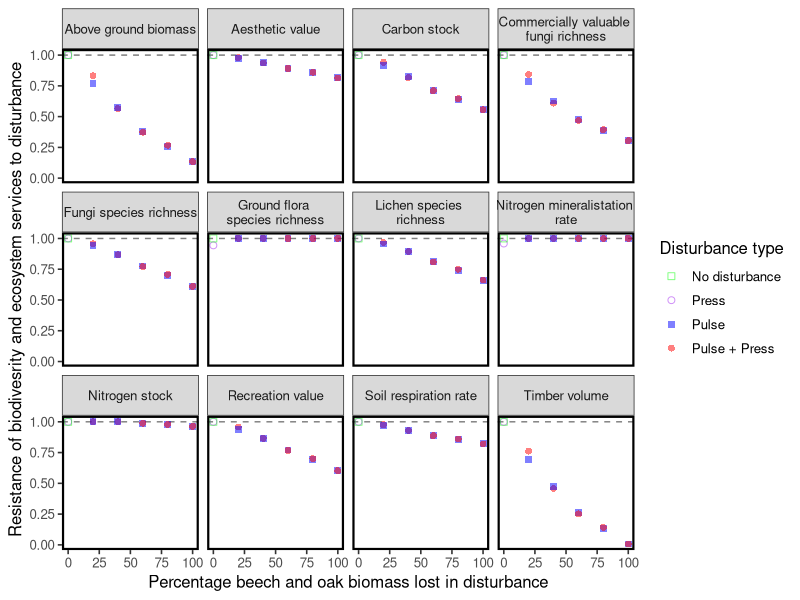
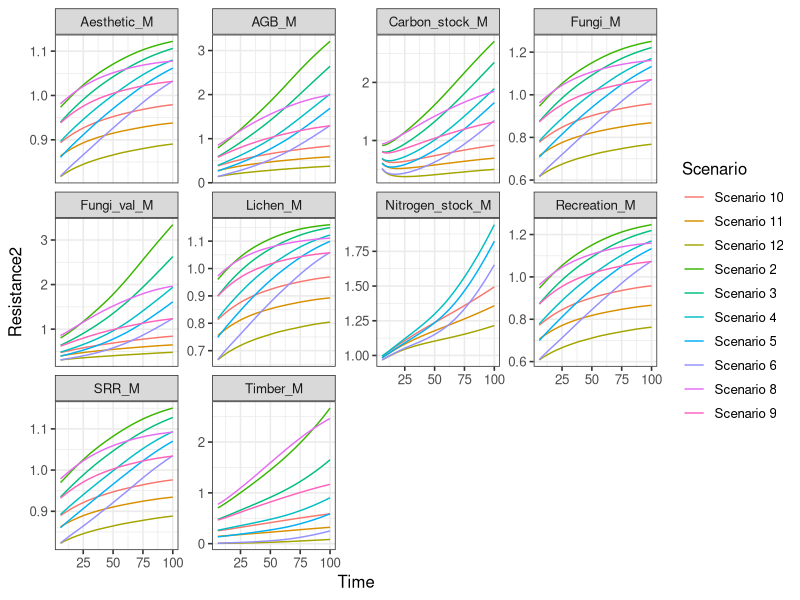
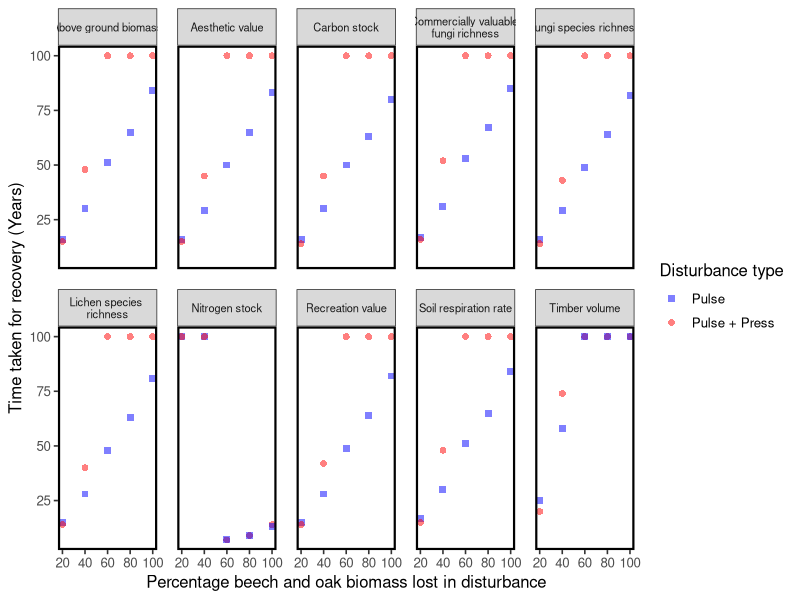
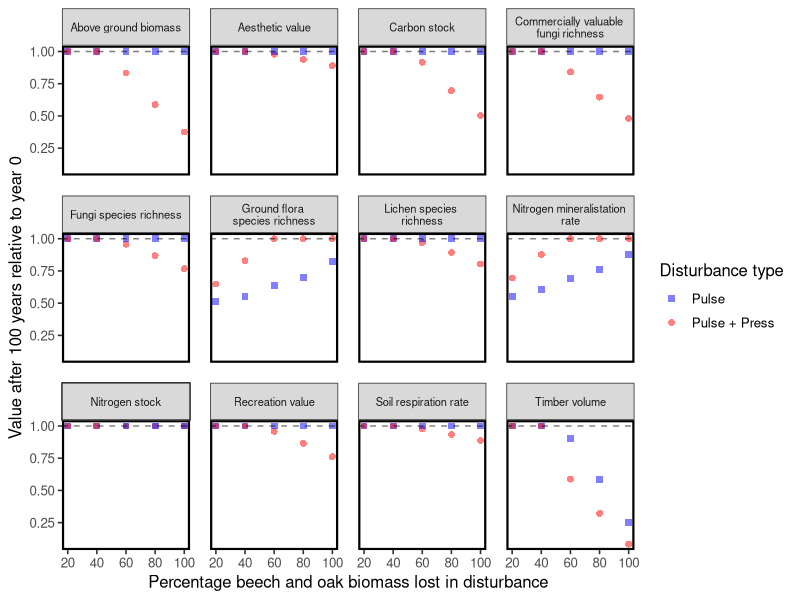
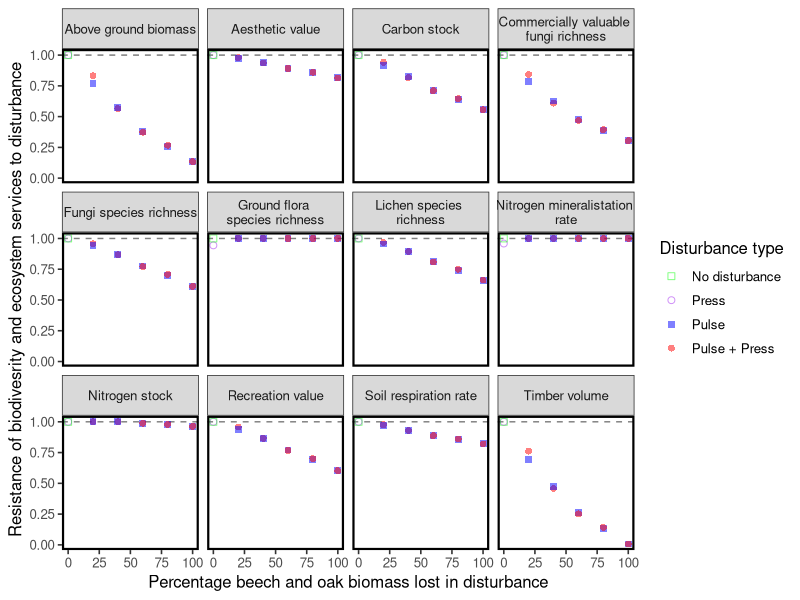
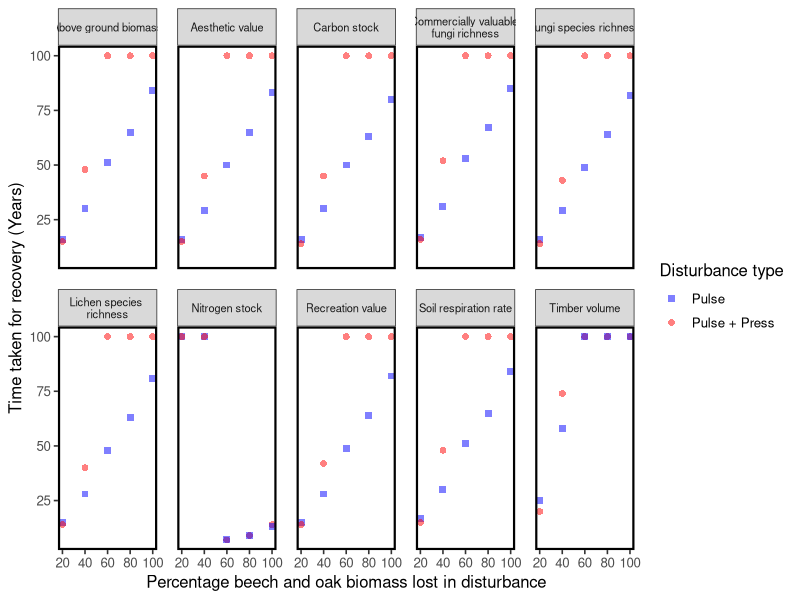
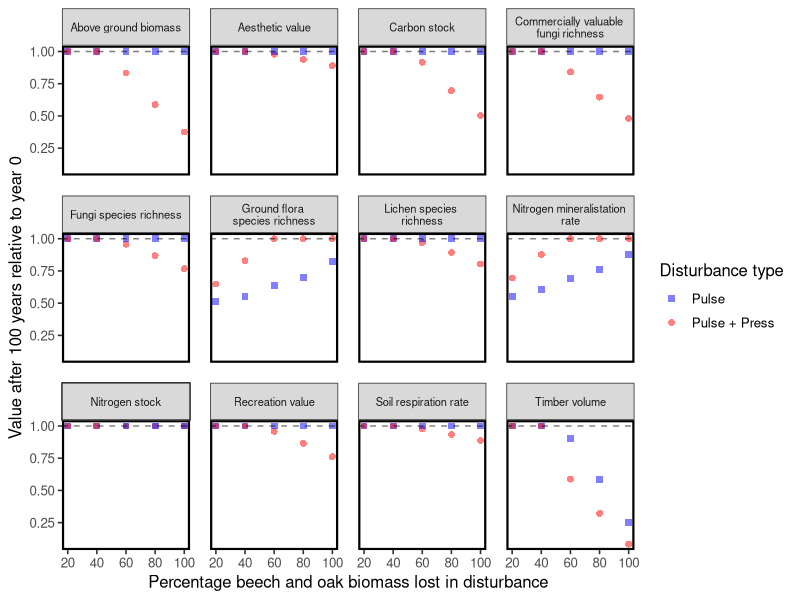

Here is the R script that generated these plots, in order:
#script to calculate the resistance and recovery for different ecosystem services
#at the landscape scale

#load packages
library(ggplot2)
library(tidyr)
library(dplyr)
library(vegan)

#organise data
Eco_summary<-read.csv("Data/R_output/Ecoregion_summary.csv")
Eco_summary<-Eco_summary[order(Eco_summary[,3]),]

#functions to make plotting of figures easier

ES_labeller <- function(var, value){
  value <- as.character(value)
  if (var=="variable") {
    value[value=="Timber_M"]   <- "Timber volume"
    value[value=="Nitrogen_stock_M"]   <- "Nitrogen stock"
    value[value=="Carbon_stock_M"]   <- "Carbon stock"
    value[value=="Recreation_M"]   <- "Recreation value"
    value[value=="Aesthetic_M"]   <- "Aesthetic value"
    value[value=="Lichen_M"]   <- "Lichen species \nrichness"
    value[value=="GF_M"]   <- "Ground flora \nspecies richness"
    value[value=="Fungi_M"]   <- "Fungi species richness"
    value[value=="Min_rate_M"]   <- "Nitrogen mineralistation \nrate"
    value[value=="SRR_M"]   <- "Soil respiration rate"
    value[value=="AGB_M"]   <- "Above ground biomass"
    value[value=="Fungi_val_M"]   <- "Commercially valuable \nfungi richness"
  }
  return(value)
}

Scenario_labeller <- function(var, value){ # lifted bodily from the R Cookbook
  value <- as.character(value)
  if (var=="Scenario") {
    value[value=="Scenario 1"]   <- 0
    value[value=="Scenario 2"]   <- 20
    value[value=="Scenario 3"]   <- 40
    value[value=="Scenario 4"]   <- 60
    value[value=="Scenario 5"]   <- 80
    value[value=="Scenario 6"]   <- 100
    value[value=="Scenario 7"]   <- 0
    value[value=="Scenario 8"]   <- 20
    value[value=="Scenario 9"]   <- 40
    value[value=="Scenario 10"]   <- 60
    value[value=="Scenario 11"]   <- 80
    value[value=="Scenario 12"]   <- 100
  }
  return(value)
}

Scenario_labeller2 <- function(var, value){ # lifted bodily from the R Cookbook
  value <- as.character(value)
  if (var=="Scenario") {
    value[value=="Scenario 1"]   <- "No disturbance"
    value[value=="Scenario 2"]   <- "Pulse"
    value[value=="Scenario 3"]   <- "Pulse"
    value[value=="Scenario 4"]   <- "Pulse"
    value[value=="Scenario 5"]   <- "Pulse"
    value[value=="Scenario 6"]   <- "Pulse"
    value[value=="Scenario 7"]   <- "Press"
    value[value=="Scenario 8"]   <- "Pulse + Press"
    value[value=="Scenario 9"]   <- "Pulse + Press"
    value[value=="Scenario 10"]   <- "Pulse + Press"
    value[value=="Scenario 11"]   <- "Pulse + Press"
    value[value=="Scenario 12"]   <- "Pulse + Press"
  }
  return(value)
}


#############################################################
#1 - RESISTANCE##############################################
#This part of the script calculates resistance of the #######
#different biodiversity/ecosystem function/ecosystem service#
#metrics used for each of the different scenarios of dieback#
#############################################################


#produce vector with details of different scenarios
Sc<-Eco_summary$Scenario
Un_Scen<-unique(Sc)
#loop to calculate resistance based on Shade et al. 2012
Res_summary<-NULL
for (i in 1:length(Un_Scen)){
  Scen_sub<-subset(Eco_summary,Scenario==Un_Scen[i])#subset data to only inlude data from one scenario
  for (y in seq(4,26,by = 2)){
    #produce data frame with details of scenario, the variable assessed and its resistance
    Resistance<-data.frame(Scenario=unique(Scen_sub$Scenario),variable=colnames(Scen_sub[y]),
                             Resistance=1-((2*(Scen_sub[2,y]-Scen_sub[6,y]))/(Scen_sub[2,y]+(Scen_sub[2,y]-Scen_sub[6,y]))))
    #bind all dataframes together
    Res_summary<-rbind(Resistance,Res_summary)
  }
}

#set resistance as equal to 1 if variable increases
Res_summary$Resistance<-ifelse(Res_summary$Resistance>1,1,Res_summary$Resistance) 
#set Scenario 1 resistance as equal to 1
Res_summary$Resistance<-ifelse(Res_summary$Scenario=="Scenario 1",1,Res_summary$Resistance)
#set resistance as equal to 0 if it is less than 0
Res_summary$Resistance<-ifelse(Res_summary$Resistance<0,0,Res_summary$Resistance)

#prepare descriptive labels for different figures
Res_summary$ESLab <- ES_labeller('variable',Res_summary$variable)
Res_summary$Scen_lab <- as.numeric(Scenario_labeller('Scenario',Res_summary$Scenario))
Res_summary$Scen_lab2 <- Scenario_labeller2('Scenario',Res_summary$Scenario)


#plot results
theme_set(theme_bw(base_size=12))
P1<-ggplot(Res_summary,aes(x=Scen_lab,y=Resistance,shape=Scen_lab2,colour=Scen_lab2))+facet_wrap(~ESLab)+geom_hline(yintercept=1,lty=2,alpha=0.5,size=0.5)+geom_point(size=2,alpha=0.5)
P2<-P1+theme(panel.grid.major = element_blank(),panel.grid.minor = element_blank(),panel.border = element_rect(size=1.5,colour="black",fill=NA))
P3<-P2+xlab("Percentage beech and oak biomass lost in disturbance")+ylab("Resistance of biodivesrity and ecosystem services to disturbance")
P3+scale_colour_manual("Disturbance type",values = c("green","purple","blue","red"))+scale_shape_manual("Disturbance type",values = c(0, 1, 15, 16))
ggsave("Figures/Resistance.pdf",width = 8,height = 6,units = "in",dpi = 400)

#############################################################
#2 - Recovery################################################
#This part of the script calculates recovery of the #######
#different biodiversity/ecosystem function/ecosystem service#
#metrics used for each of the different scenarios of dieback#
#############################################################

#loop to calculate the recovery rate, resistance and value of variable relative to time==1 for all variables under all scenarios
Recovery_summary<-NULL
for (i in 1:length(Un_Scen)){#run this part of loop for all scenarios
  Scen_sub<-subset(Eco_summary,Scenario==Un_Scen[i])#subset to give different scenarios
  for (j in seq(4,26,by = 2)){#for each variable (e.g. Aboveground biomass) run this part of the loop
    for (k in 7:nrow(Scen_sub)){#for each row after time==5 run this loop
      #produce dataframe with all the resistance and recovery information we are interested in
    Recovery<-data.frame(Scenario=unique(Un_Scen[i]),#name of scenario
                         Variable=colnames(Scen_sub[j]),#variable name
                         Time=Scen_sub[k,3],#time step
                         #resistance at time step 5
                         Resistance=1-((2*(Scen_sub[2,j]-Scen_sub[6,j]))/(Scen_sub[2,j]+(Scen_sub[2,j]-Scen_sub[6,j]))),
                         #value of variable relative to time step 1
                         Resistance2=1-((2*(Scen_sub[2,j]-Scen_sub[k,j]))/(Scen_sub[2,j]+(Scen_sub[2,j]-Scen_sub[k,j]))),
                         #rate of recovery  based on Shade et al. 2012
                           Recovery=(((2*(Scen_sub[2,j]-Scen_sub[6,j]))/
                               ((Scen_sub[2,j]-Scen_sub[6,j])+
                                  (Scen_sub[2,j]-Scen_sub[k,j])))-1)/
                           (Scen_sub[k,3]-Scen_sub[6,3]),
                         value=Scen_sub[k,j])#raw value of variable
    Recovery_summary<-rbind(Recovery_summary,Recovery)#bind all these dataframes into one dataframe
  }
}
}

#set resistance as==1 for Scenario 1 and if Reistance>=1
Recovery_summary$Resistance<-ifelse(Recovery_summary$Scenario=="Scenario 1",1,Recovery_summary$Resistance)#set Scenario 1 resistance as equal to 1
Recovery_summary$Resistance<-ifelse(Recovery_summary$Resistance>=1,1,Recovery_summary$Resistance) #set resistance as equal to 1 if variable increases

#subset data so that data before time step==5, data from Scenario 1 and where resistance>1 are removed
Recovery_sub<-subset(Recovery_summary,Time>5&Scenario!="Scenario 1"&Resistance<1)
Recovery_sub<-subset(Recovery_sub,Variable!="Min_rate_M"&Variable!="GF_M")


#not sure what is going on with carbon here - this will need fixing
ggplot(Recovery_sub,aes(x=Time,y=Resistance2,colour=Scenario))+geom_line()+facet_wrap(~Variable,scales="free_y")

#now work out the first time point at which Resistance2>=1, thereby working out the time
#taken for each ecosystem service/biodiversity variable to recover

#for each scenario, for each service/biodiversity metric work out the time at which resistance>=1
Un_Sce_ES<-expand.grid(unique(Recovery_sub$Scenario),unique(Recovery_sub$Variable))#unique combinations of scenario and variable
R_summ<-NULL
for (i in 1:nrow(Un_Sce_ES)){
  Scen_sub<-subset(Recovery_sub,Scenario==Un_Sce_ES[i,1]&Variable==Un_Sce_ES[i,2])#subset for each row of Un_Sce_ES
  First_recov<-which(Scen_sub$Resistance2>=1)[1]#work out row index of first time at which variable recovered to value at time==1
  if (!is.na(First_recov)){
  Recov_summary<-Scen_sub[(First_recov),]#get row at which variable has recovered
  }else{#if it didn't recover, set "Time" as==100
   Recov_summary<-Scen_sub[(First_recov),]#give the first row at which the variable has recovered
   Recov_summary$Scenario<-Un_Sce_ES[i,1]#include scenario number
   Recov_summary$Variable<-Un_Sce_ES[i,2]#include variable name
   Recov_summary$Time<-100#set time as 100 if there is no recvery within time-frame
  }
  R_summ<-rbind(R_summ,Recov_summary)
}

R_summ$variable<-R_summ$Variable#tidy data
R_summ$ESLab <- ES_labeller('variable',R_summ$variable)#relabel variables for ease of plotting
R_summ$Scen_lab <- as.numeric(Scenario_labeller('Scenario',R_summ$Scenario))
R_summ$Scen_lab2 <- Scenario_labeller2('Scenario',R_summ$Scenario)
R_summ<-subset(R_summ,Scen_lab2!="Press")


#plot of time taken for recovery
P1<-ggplot(R_summ,aes(x=Scen_lab,y=Time,colour=Scen_lab2,shape=Scen_lab2))+geom_point(size=2,alpha=0.5)+facet_wrap(~ESLab,ncol=5)
P2<-P1+theme(panel.grid.major = element_blank(),panel.grid.minor = element_blank(),panel.border = element_rect(size=1.5,colour="black",fill=NA))
P3<-P2+ylab("Time taken for recovery (Years)")+ theme(strip.text.x = element_text(size = 8))+xlab("Percentage beech and oak biomass lost in disturbance")
P4<-P3+scale_colour_manual("Disturbance type",values = c("blue","red"))+scale_shape_manual("Disturbance type",values = c(15, 16))
P4+theme(panel.margin = unit(1, "lines"))
ggsave("Figures/Recovery_time.pdf",width = 10,height = 5,units = "in",dpi = 400)


##################################################################
#3 - PERSISTENCE##################################################
#Currently I am a little bit unclear about how we will measure####
#Peristance, it could be :########################################
#(i) the change after 100 years###################################
#(ii) the similarity of all ES and BD using quantitative sorensen#
#(iii) something else?############################################
##################################################################
#


#loop to get values or ecosystem services/biodiversity relative to first time step, after 100 years
Un_Sce_ES<-expand.grid(unique(Recovery_summary$Scenario),unique(Recovery_summary$Variable))#unique combinations of scenario and variable
Pers_summ<-NULL
for (i in 1:nrow(Un_Sce_ES)){
  Scen_sub<-subset(Recovery_summary,Scenario==Un_Sce_ES[i,1]&Variable==Un_Sce_ES[i,2])#subset for each row of Un_Sce_ES
  Pers_sub<-tail(Scen_sub,1)#get value after 100 years
  Pers_summ<-rbind(Pers_summ,Pers_sub)#bind all dataframes together
}

#set value as 1 if value is greater after 100 years at time zero
Pers_summ$Resistance2<-ifelse(Pers_summ$Resistance2>1,1,Pers_summ$Resistance2)
Pers_summ$variable<-Pers_summ$Variable
#relabel bits for plotting of figures
Pers_summ$ESLab <- ES_labeller('variable',Pers_summ$variable)
Pers_summ$Scen_lab <- as.numeric(Scenario_labeller('Scenario',Pers_summ$Scenario))
Pers_summ$Scen_lab2 <- Scenario_labeller2('Scenario',Pers_summ$Scenario)
Pers_summ<-subset(Pers_summ,Scen_lab2!="Press"&Scenario!="Scenario 1")


P1<-ggplot(Pers_summ,aes(x=Scen_lab,y=Resistance2,colour=Scen_lab2,shape=Scen_lab2))+geom_point(size=2,alpha=0.5)+facet_wrap(~ESLab,ncol=4)
P2<-P1+theme(panel.grid.major = element_blank(),panel.grid.minor = element_blank(),panel.border = element_rect(size=1.5,colour="black",fill=NA))
P3<-P2+ylab("Value after 100 years relative to year 0")+ theme(strip.text.x = element_text(size = 8))+geom_hline(yintercept=1,lty=2,alpha=0.5,size=0.5)
P4<-P3+scale_colour_manual("Disturbance type",values = c("blue","red"))+scale_shape_manual("Disturbance type",values = c(15, 16))
P4+xlab("Percentage beech and oak biomass lost in disturbance")+ theme(panel.margin = unit(1, "lines"))
ggsave("Figures/Persistence.pdf",width = 8,height = 6,units = "in",dpi = 400)

#now if we treat each variable as if it was a species we can produce a similarity index to see summarise which 
#scenario is most similar to year==0 after 100 years

#names(Eco_summ_clean)[3:ncol(Eco_summ_clean)]

#Sor_sim_sum<-NULL
#Eco_summ_clean<-Eco_summary[-c(1,seq(5,27,by=2),22,24)]
#head(Eco_summary)
#Uni_Scen<-unique(Eco_summ_clean$Scenario)
#for (i in 1:length(Uni_Scen)){
  #Eco_sum_sub<-subset(Eco_summ_clean,Scenario==Uni_Scen[i])
  #Eco_sum_sub2<-(Eco_sum_sub)[-c(1:2)]
  #Eco_sum_sub3<-(Eco_sum_sub2)[-1,]
  #Eco_sum_sub[101,]
  #Sor_sim<-data.frame(Scenario=Uni_Scen[i],Sim=1-vegdist(Eco_sum_sub3)[100])
  #Sor_sim_sum<-rbind(Sor_sim_sum,Sor_sim)
#}
          
#ggplot(Sor_sim_sum,aes(x=Scenario,y=Sim))+geom_point(shape=1,size=2)+geom_hline(yintercept=1,lty=2,alpha=0.5)
